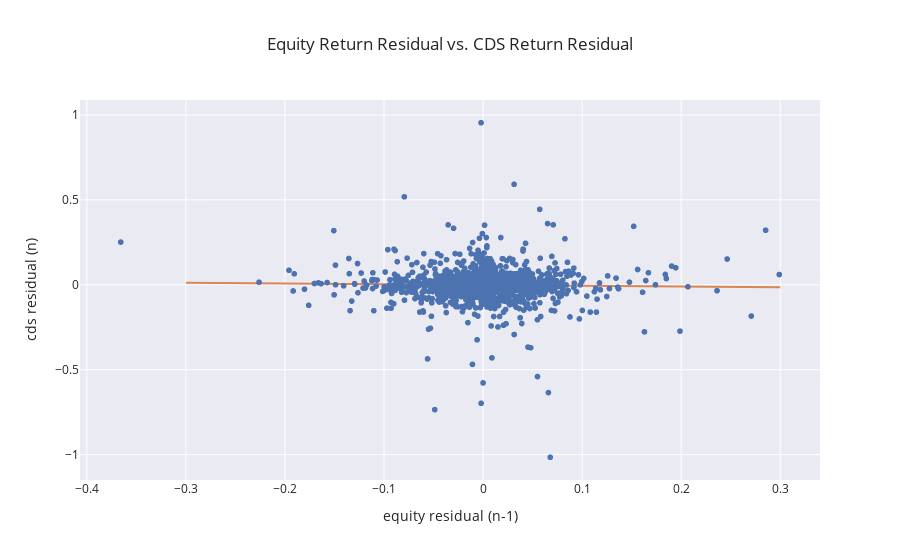

Notebook code for this chart:
### Markdown cell above
Here we plot the cds residuals agains the prior week's equity residuals and see very little relationship. The fitted line is a simple OLS regression based on the single trailing equity return. The correlation is 0.0987 with an $R^{2}$ of just 0.005. it will interesting to see if this can be improved using discounted least squares, effectively taking into account a greater number of historical observations.

### Code cell
utils.make_residual_scatter(df_resid.copy())

### Figure 1 — Plotly figure (JSON) as saved in the notebook; plotly's stock layout.template omitted (floating-point values rounded to 4 significant figures; data arrays with more than 128 entries replaced by an {"elided": "..."} marker saying what was removed)
{"data": [{"hovertemplate": "equity residual (n-1)=%{x}<br>cds residual (n)=%{y}<extra></extra>", "legendgroup": "", "marker": {"color": "rgb(76,114,176)", "symbol": "circle"}, "mode": "markers", "name": "", "showlegend": false, "type": "scattergl", "x": {"elided": "1871 float values"}, "xaxis": "x", "y": {"elided": "1871 float values"}, "yaxis": "y"}, {"mode": "lines", "type": "scatter", "x": [-0.3, 0.3], "y": [0.01232, -0.01496]}], "layout": {"legend": {"tracegroupgap": 0}, "showlegend": false, "title": {"text": "Equity Return Residual vs. CDS Return Residual"}, "xaxis": {"anchor": "y", "domain": [0, 1], "title": {"text": "equity residual (n-1)"}}, "yaxis": {"anchor": "x", "domain": [0, 1], "title": {"text": "cds residual (n)"}}}}
